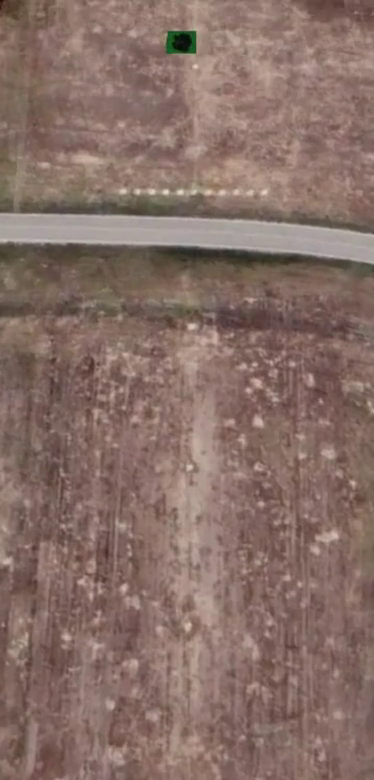
#> input picture frame 23 of Ucus6m.mp4, 374 x 780 px
$ python UcusIsleme.py   (older library calls are emulated)
#> lines starting #> are read from the running program, lines starting #| are printed output that depends on the picture; after the words box and inside, x2 and y2 are one past the last pixel; in counts of white or black regions, pixels touching at a corner belong together
### Distance.py
import math


class gpsCoordinate:

    def __init__(self, x, y, z) -> None:
        self.x = x
        self.y = y
        self.z = z

class Target:

    def __init__(self) -> None:
        self.middleEdge = 0
        self.bottomEdge = 0
        self.upperEdge = 0
        self.UpperDistance = 0
        self.middleDistance = 0
        self.bottomDistance = 0
        self.referenceBeam = 0
        self.TotalDistance = 0
        self.coordinate = gpsCoordinate(0,0,0)

    # [4 lines left out: function setCoordinates, not called in this run]

    def MeasureDistance(self, ratio, camera, altitude=60):
        camFov = camera.CamFov
        camAngle = camera.CamAngle
        self.bottomEdge = altitude*(1/cosd(camFov / 2 - camAngle))
        self.upperEdge  = altitude*(1/cosd(camFov / 2 + camAngle))
        self.middleEdge = altitude*(1/cosd(camAngle))

        self.UpperDistance = math.sqrt(self.upperEdge**2 - altitude**2)
        self.middleDistance = math.sqrt(self.middleEdge**2 - altitude**2)
        self.bottomDistance = math.sqrt(self.bottomEdge**2 - altitude**2)
        self.referenceBeam = (sind(camFov/2))*self.bottomEdge
        self.TotalDistance = tand(camFov*(ratio - 0.5) + camAngle)*altitude

    def calculateCoordinate(self, plane):
        self.setCoordinates(plane.x + self.TotalDistance*sind(plane.yaw), \
            plane.y + self.TotalDistance*cosd(plane.yaw), plane.z - plane.altitude)

class Camera:

    def __init__(self, CamFoV, CamAngle) -> None:
        self.CamFov = CamFoV
        self.CamAngle = CamAngle
        self.viewingAngle = CamAngle
        self.pitch = 0
        self.yaw = 0
        self.roll = 0

    # [4 lines left out: function setAngles, not called in this run]

    def updateViewingAngle(self):
        self.viewingAngle = self.CamAngle + self.pitch

    def getViewingAngle(self):
        return self.viewingAngle

    def getCamFov(self):
        return self.CamFov


class Plane:

    def __init__(self) -> None:
        self.altitude = 0
        self.pitch = 0
        self.yaw = 0
        self.roll = 0
        self.coordinate = gpsCoordinate(0,0,0)

    # [4 lines left out: function setCoordinates, not called in this run]

    def setAltitude(self, altitude) -> None:
        self.altitude = altitude

    def setPitch(self, pitch) -> None:
        self.pitch = pitch

    def setYaw(self, yaw) -> None:
        self.yaw = yaw

    def setRoll(self, roll) -> None:
        self.roll = roll

    def getAltitude(self):
        return self.altitude

    def getPitch(self):
        return self.pitch

    def getYaw(self):
        return self.yaw

    def getRoll(self):
        return self.roll


def sind(degree):
    return math.sin(math.radians(degree))

def cosd(degree):
    return math.cos(math.radians(degree))

def tand(degree):
    return math.tan(math.radians(degree))


### UcusIsleme.py
from types import MappingProxyType
import numpy as np
import cv2
import matplotlib.pyplot as plt
import time
import Distance

# Görüntü içe aktarım

path = './Ucus6m.mp4'
cap = cv2.VideoCapture(path)
frame_number = 1


target1 = Distance.Target()
camera2  = Distance.Camera(76,32)
print(camera2.CamFov)
mgp     = Distance.Plane()
mgp.setAltitude(60)
target1.MeasureDistance(1,camera2,mgp.getAltitude())

while True:
    ret, frame = cap.read()
#> frame is the input picture: shape (780, 374, 3); mean B, G, R 102.5, 110.7, 135.3
    if ret:
        frame_copy = frame.copy()
        frame_resize = cv2.resize(frame,(int(frame.shape[1]*1000/frame.shape[0]),720)) # Yeniden Boyutlandırma
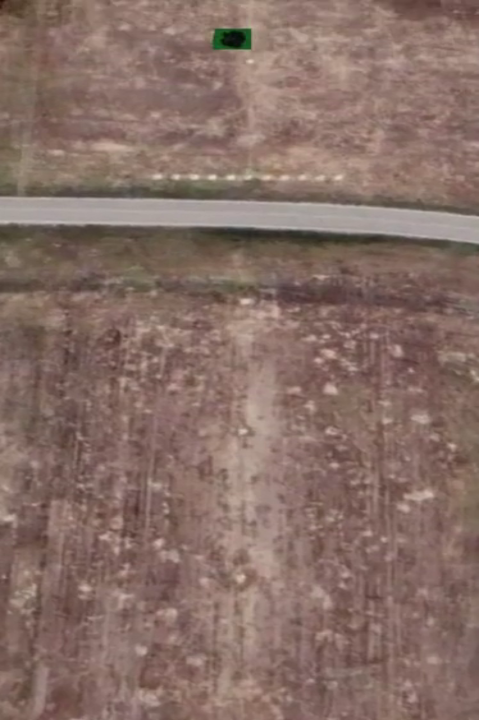
#> frame_resize: shape (720, 479, 3); mean B, G, R 102.4, 110.6, 135.1
        frame_hsv = cv2.cvtColor(frame,cv2.COLOR_BGR2HSV)   # HSV Format
#> frame_hsv: shape (780, 374, 3); mean H, S, V 8.3, 63.3, 135.3
        frame_gray = cv2.cvtColor(frame,cv2.COLOR_BGR2GRAY) # Siyah-Beyaz Format
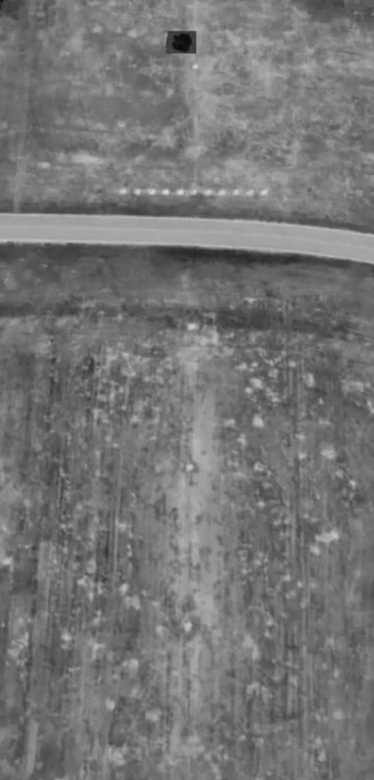
#> frame_gray: shape (780, 374); min 9, max 217, mean 117.1

        # Bölge Blur
        # frame_blurred = cv2.GaussianBlur(frame_hsv,ksize=(7,7),sigmaX=1)

        # Dış Bölge Yeşil Maskeleme

        greenLower=(30,100,0)
        greenUpper=(70,255,255)
        frame_green_area = cv2.inRange(frame_hsv,greenLower,greenUpper)
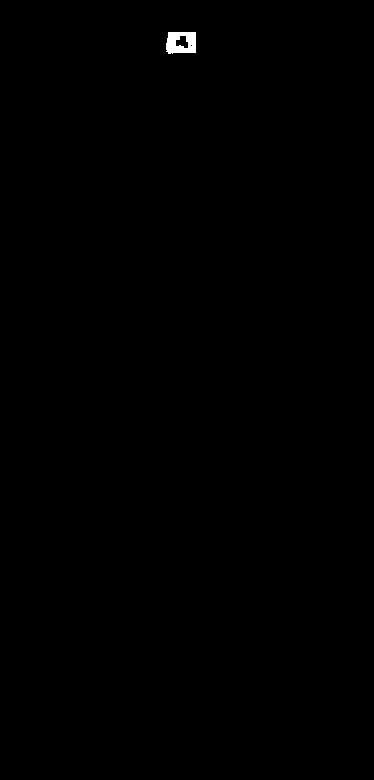
#> frame_green_area: shape (780, 374); 0.18% white; 1 white region, box (x1, y1, x2, y2) and area: (166, 32, 196, 54) 515

        # Canny Kenar bulma
        cThr=[100,100]
        img_canny = cv2.Canny(frame_green_area,cThr[0],cThr[1])
#> img_canny: shape (780, 374); 0.05% white in thin lines or dots, all inside (x1, y1, x2, y2) = (165, 31, 196, 54)
        kernel = np.ones((3,3))


        # Dış Bölge Erozyon ve Genişletme

        frame_dilate = cv2.dilate(img_canny,kernel,iterations=1)
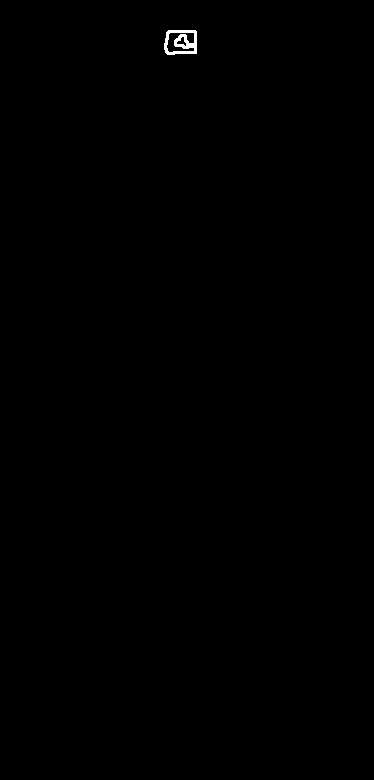
#> frame_dilate: shape (780, 374); 0.16% white; 1 white region
        frame_erode = cv2.erode(frame_dilate,kernel,iterations=3)
#> frame_erode: shape (780, 374); every value is 0


        # Dış Bölge işaretleme
        (frame_contour,contours,hierarcy) = cv2.findContours(frame_dilate.copy(),cv2.RETR_EXTERNAL,cv2.CHAIN_APPROX_SIMPLE)
#> contours = 1 contour; box (x1, y1, x2, y2) and area: (164, 30, 197, 55) 718

        if len(contours)>0:

            c = max(contours,key=cv2.contourArea)
#> c = contour of 15 points, box (x1, y1, x2, y2) (164, 30, 197, 55), area 718

            rect = cv2.minAreaRect(c)
#> rect = ((180, 42), (24, 32), -90)

            ((x,y),(w,h),rotation) = rect
#> x = 180; y = 42; w = 24; h = 32; rotation = -90

            box = cv2.boxPoints(rect)
#> box = [[196, 54], [164, 54], [164, 30], [196, 30]]
            box = np.int64(box)

            M = cv2.moments(c)
#> M = moments, m00 717.5, centre m10/m00, m01/m00 = (180.4, 41.79)
            center = (int(M['m10']/M['m00']),int(M['m01']/M['m00']))
#> center = (180, 41)

            cv2.drawContours(frame_copy,[box], 0, (0,255,255),1)

            up,down,left,right = min(box[:,0]),max(box[:,0]),min(box[:,1]),max(box[:,1])
#> up = 164; down = 196; left = 30; right = 54

            target_area = frame_gray[left:right,up:down]

            ret_gray, threshed_gray= cv2.threshold(target_area, 54, 255, cv2.THRESH_BINARY_INV)
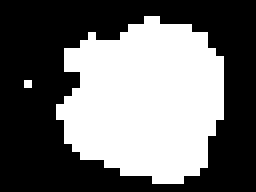
#> threshed_gray: shape (24, 32) (shown 8 times larger); 43.1% white; 2 white regions (1 under 20 px)

            (frame_contour_gray,contours_gray,hierarcy_gray) = cv2.findContours(threshed_gray.copy(),cv2.RETR_EXTERNAL,cv2.CHAIN_APPROX_SIMPLE)
#> contours_gray = 2 contours, 1 with area under 20; largest, box (x1, y1, x2, y2) and area: (7, 2, 28, 23) 298


            if len(contours_gray)>0:


                c_gray = max(contours_gray,key=cv2.contourArea)
#> c_gray = contour of 38 points, box (x1, y1, x2, y2) (7, 2, 28, 23), area 298


                rect_gray = cv2.minAreaRect(c_gray)
#> rect_gray = ((17.25, 11.75), (19.8, 19.94), -81.87)

                ((x_gray,y_gray),(w_gray,h_gray),rotation_gray) = rect_gray
#> x_gray = 17.25; y_gray = 11.75; w_gray = 19.8; h_gray = 19.94; rotation_gray = -81.87

                box_gray = cv2.boxPoints(rect_gray)
#> box_gray = [[25.72, 22.96], [5.98, 20.14], [8.78, 0.54], [28.52, 3.36]]
                box_gray = np.int64(box_gray)
#> box_gray = [[25, 22], [5, 20], [8, 0], [28, 3]]

                M_gray = cv2.moments(c_gray)
#> M_gray = moments, m00 298, centre m10/m00, m01/m00 = (17.71, 12.11)
                try:
                    center_gray = (int(M_gray['m10']/M_gray['m00']),int(M_gray['m01']/M_gray['m00']))
#> center_gray = (17, 12)
                    center_gray_in_frame = (center_gray[0]+up,center_gray[1]+left)
#> center_gray_in_frame = (181, 42)
                except:
                    pass

                cv2.drawContours(target_area,[box_gray], 0, (255,0,255),1)
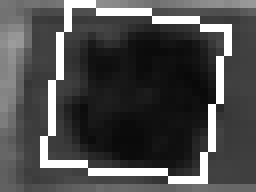
#> target_area: shape (24, 32) (shown 8 times larger); min 9, max 255, mean 75.7
                area_inner = cv2.contourArea(c_gray)
#> area_inner = 298
                area_outer = cv2.contourArea(c)
#> area_outer = 717.5


                try:

                    rect_gray_in_image = ((up+center_gray[0],left+[center_gray[1]]),(w_gray,h_gray),rotation_gray)
#> rect_gray_in_image = ((181, [42]), (19.8, 19.94), -81.87)
                    box_gray_in_image = cv2.boxPoints(rect_gray_in_image)
                    box_gray_in_image_int = np.int64(box_gray_in_image)
                    cv2.drawContours(frame_copy,[box_gray_in_image_int], 0, (255,0,255),1)
                    cv2.putText(frame_copy, ' | Dis Alan: {}  | Ic Alan: {} | {}'.format(area_outer,area_inner,frame_number),(10,40),cv2.FONT_HERSHEY_TRIPLEX,0.5,(255,255,225),1)
                    cv2.circle(frame_copy,center_gray_in_frame,1,(255,255,255),2)
                except:
                    pass


            cv2.imshow('Tespit',frame_copy)
            cv2.imshow('Tespit Yesil',frame_dilate)
            cv2.imshow('Tespit Siyah',cv2.resize(target_area,(600,800)))
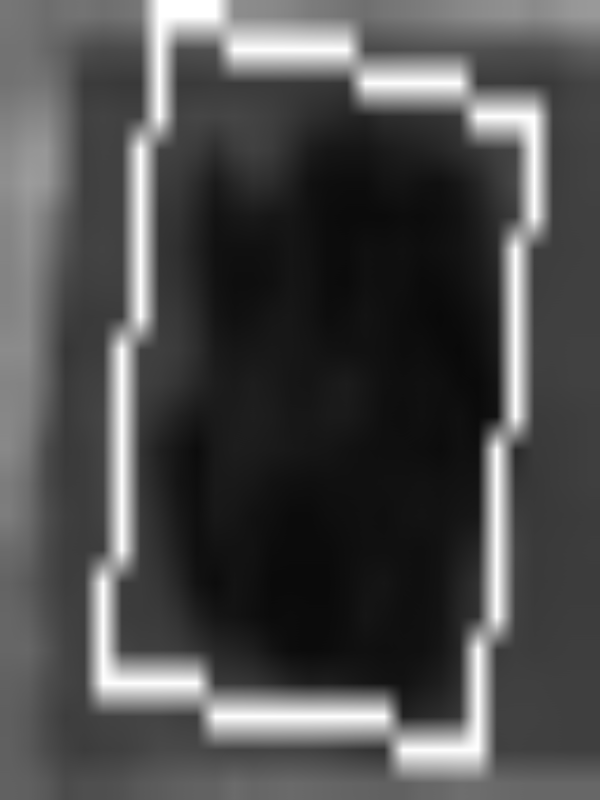
#> window 'Tespit Siyah': shape (800, 600); min 9, max 255, mean 75.6
            time.sleep(0.1)

        frame_number = frame_number + 1


        key = cv2.waitKey(1) & 0xFF
#> (key q is pressed here)
        if key == ord('q') : break
    else : break
cap.release()
cv2.destroyAllWindows()
